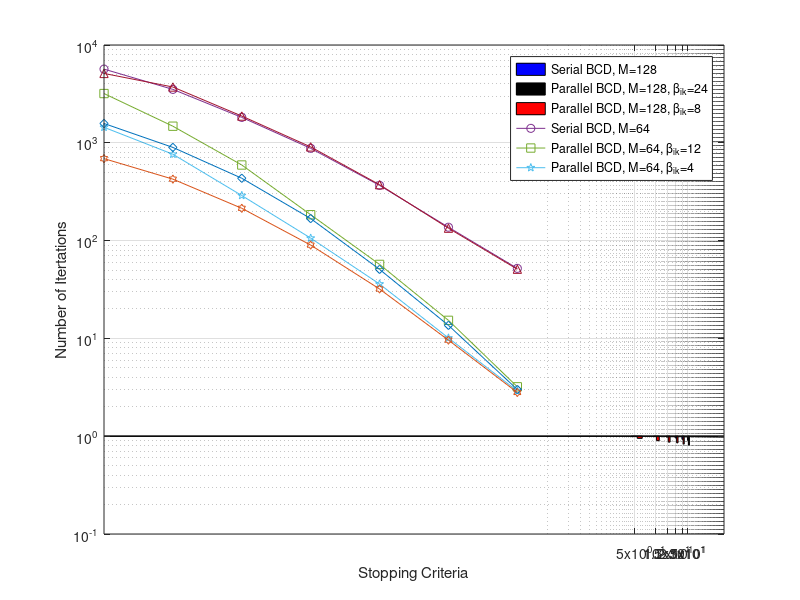

Reproduce this figure in MATLAB.
dB = [0 : 5 : 30];
rM8Q8C7 = [259, 340, 422, 510, 590, 650, 692];
wmmseM8Q8C7 = [278, 357, 430, 495, 536, 562, 584];

rM8Q16C7 = [289, 390, 482, 595, 719, 837, 957];

rM4Q5C7 = [130, 175, 233, 286, 315, 336, 342];
wmmseM4Q5C7 = [164, 213, 258, 290, 309, 315, 319];
% power consumption 100%

plot(dB, rM8Q16C7, '-o', dB, rM8Q8C7, '-s', dB, wmmseM8Q8C7, '-p', dB, rM4Q5C7, '-^', dB, wmmseM4Q5C7, '-d', 'LineWidth', 1.5);
legend('LPP-WMMSE, M=128, G=16', 'LPP-WMMSE, M=64, G=8', 'WMMSE, M=64', 'LPP-WMMSE, M=20, G=5', 'WMMSE, M=20');
grid on;
xlabel('SNR (dB)');
ylabel('System Throughput (bits per channel user)');

dB = [5 : 5 : 30];
rpcWMMSE = [1, 1, 1, 1, 1, 1];
rpcM8Q8C7 = [0.99 0.99 0.98 0.96, 0.93, 0.905];
rpcM8Q16C7 = [0.95 0.90 0.87 0.855 0.83 0.81];
bar1 = bar(dB, rpcM8Q8C7, 'BarWidth', 0.2, 'FaceColor', 'b');
hold on;
bar2 = bar(dB - 1, rpcWMMSE, 'BarWidth', 0.2, 'FaceColor', 'k');
hold on;
bar3 = bar(dB + 1, rpcM8Q16C7, 'BarWidth', 0.2, 'FaceColor', 'r');
xlabel('SNR (dB)');
ylabel('Relative Power Consumption');
grid on;
legend('LPP-WMMSE, M=64', 'WMMSE', 'LPP-WMMSE, M=128');

range = [1:7];
epsilon = [1e-1, 1e-2, 1e-3, 1e-4, 1e-5, 1e-6, 1e-7];
%epsilon = [1, 2, 3, 4, 5, 6, 7];
sM128 = [52, 137, 367, 878, 1819, 3517, 5669];
pM128b24 = [3.2, 15.3, 57.1, 184, 593, 1478, 3189];
pM128b12 = [];
pM128b8 = [2.9, 10.1, 36, 106, 289, 764, 1441];
pM128b6 = [2.7, 9.1, 29.5, ];

sM64 = [51, 134, 373, 908, 1877, 3719, 5120];
pM64b12 = [3, 13.6, 50.8, 168, 434, 897, 1576];
pM64b6 = [];
pM64b5 = [2.9, 10.2, 35.3, ];
pM64b4 = [2.8, 9.6, 32, 90, 214, 425, 689];
loglog(epsilon(range), sM128(range), '-o', epsilon(range), pM128b24(range), '-s', epsilon(range), pM128b8(range), '-p', ...
         epsilon(range), sM64(range), '-^', epsilon(range), pM64b12(range), '-d', epsilon(range), pM64b4(range), '-h');
legend('Serial BCD, M=128', 'Parallel BCD, M=128, \beta_{ik}=24', 'Parallel BCD, M=128, \beta_{ik}=8', ...
       'Serial BCD, M=64', 'Parallel BCD, M=64, \beta_{ik}=12', 'Parallel BCD, M=64, \beta_{ik}=4');
xlabel('Stopping Criteria');
ylabel('Number of Itertations');
grid on;
